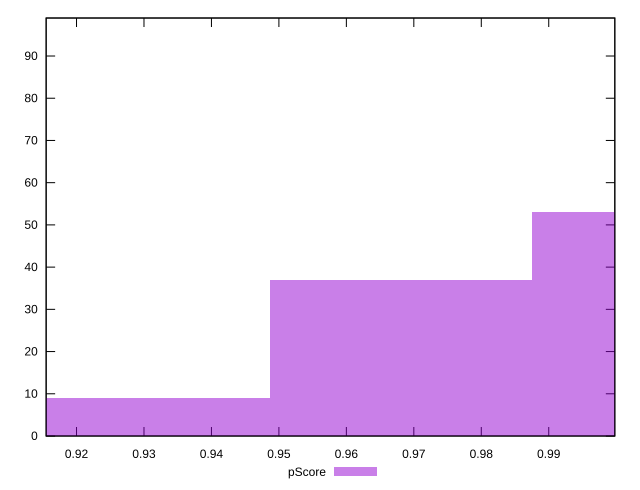

The gnuplot source for this figure:
reset

$pScore <<EOF
0.9680976865358053 37
0.9293737790743731 9
1.0068215939972376 53
EOF

set key outside below
set boxwidth 0.038723907461432214
set xrange [0.9154967051828127:0.9997958344970617]
set yrange [0:99]
set trange [0:99]
set style fill transparent solid 0.5 noborder
set terminal svg size 640, 490 enhanced background rgb 'white'
set output "report/report_00029_2021-02-24T13-36-40.390Z/first-cpu-idle/samples/card/pScore/histogram.svg"

plot $pScore title "pScore" with boxes

reset
